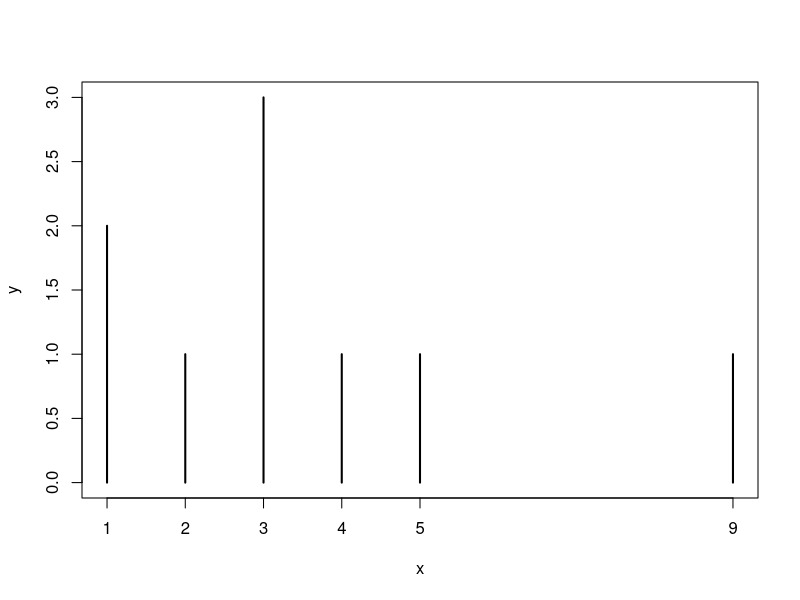
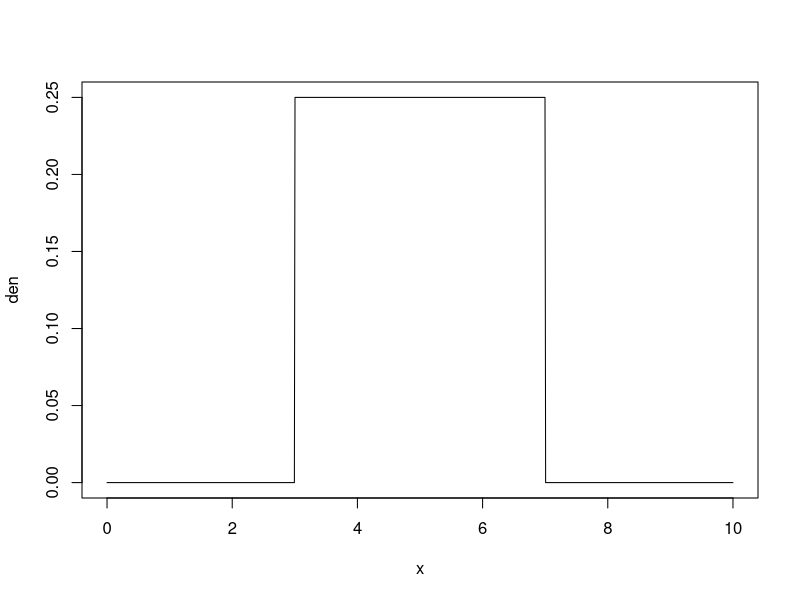
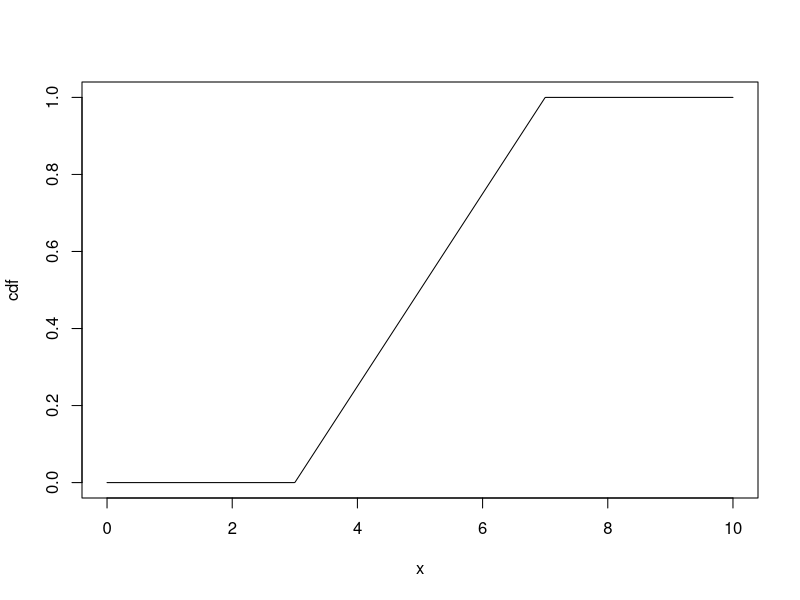

Recreate these plots in R, in order.
#!/usr/bin/env Rscript

# just gettings use to the environment
x <- c(5, 3, 9, 1, 2, 3, 4, 1, 3)
print(x)
y <- table(x)
print(y)
#pdf("test.pdf")
plot(y)

# calculate standard deviation of a random variable manually
a <- c(7.2, 1.2, 1.8, 2.8, 18, -1.9, -0.1, -1.5, 13.0, 3.2, -1.1, 7.0, 0.5, 3.9, 2.1, 4.1, 6.5)
# this works because the probability of each element is 1/17
sqrt(length(a)/(length(a)-1)*sum((a-sum(a*(1/length(a))))^2*(1/length(a))))
sd(a)

# calculate expectation with probabilities
Y.val <- c(0, 1, 2, 3, 4, 5, 6)
P.val <- c(0.10, 0.15, 0.25, 0.10, 0.15, 0.10, 0.15)
E <- sum(Y.val*P.val)
print("Expectation: ")
print(E)

# calculate variance and standard deviation with probabilities, this replicates the above with variable probabilities
Var <- sum((Y.val-E)^2*P.val)
print(Var)
standarddeviation <- sqrt(Var)
print(standarddeviation)

# notation to create a sequence 0 to 10
rg <- 0:10

# binomial random variable, args - sequence, repeats, probability of success in each trial
# returns sequence of probabilities for each value in original sequence
print(dbinom(c(1,2,3),10,0.4))

# sequence 0 to 10, increases 0.01 for 1000 values
x <- seq(0,10,length=1000)
# uniform uniform random variable
den <- dunif(x,3,7)
plot(x,den,type="l")

# cumulative uniform random variable
cdf <- punif(x,3,7)
plot(x,cdf,type="l")

# max() gives the max value - e.g. the following will return 6
max(c(1, 2, 6, 5, 3))
